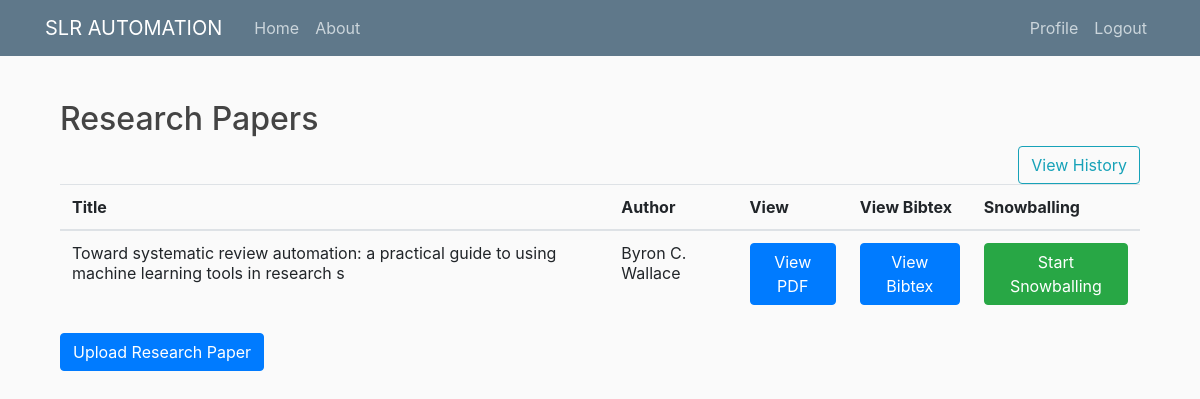
/journals/ (signed in), run on the app's committed database.
### users/models.py (models this page shows, shortened)
class Papers(models.Model):
    id = models.AutoField(primary_key=True)
    title = models.CharField(max_length=100)
    author = models.CharField(max_length=100)
    pdf = models.FileField(upload_to='documents/')
    uploaded_at = models.DateTimeField(auto_now_add=True)
    user = models.ForeignKey(User, on_delete=models.CASCADE, null=True)
    start_year = models.CharField(blank=True,max_length=100)
    end_year = models.CharField(max_length=100, blank=True)
    def __str__(self):
        return self.title

### users/views.py (the view)
# urls.py: path('journals/', user_views.journal_list, name='journal_list'),
def journal_list(request):
    username = get_object_or_404(User, username=request.user)
    journal = Papers.objects.filter(user=username).latest('uploaded_at')
    print(journal)
    return render(request, 'users/journal_list.html',{
        'journal': journal
    })

### users/templates/users/journal_list.html (shortened to what this page needs)
{% extends "blog/base.html" %}
{% load crispy_forms_tags %}
{% block content %}
<body>
    <main>
      <div class="container">
    <h2>Research Papers</h2>
          <a href="/journals_history" class="btn btn-outline-info pull-right">View History</a>
    <table class="table">
        <thead>
            <tr>
                <th>Title</th>
                <th>Author</th>
                <th>View</th>
                <th>View Bibtex</th>
                <th>Snowballing</th>
            </tr>
        </thead>
        <tbody>
                <tr>
                    <td>{{ journal.title}}</td>
                    <td>{{journal.author}} {{journal.pdf.filename}}</td>
                    <td>
                        <a href="{{journal.pdf.url}}" class="btn btn-primary btn sm" target="_blank">
                            View PDF
                        </a>
                    </td>
                     <td>
                        <a href="/bib-tex/{{journal.id}}" class="btn btn-primary btn sm" target="_blank">
                            View Bibtex
                        </a>
                    </td>
                    <td>
                        <a href="/snowballing/{{journal.id}}" class="btn btn-success btn sm" target="_blank">
                           Start Snowballing
                        </a>
                    </td>
                </tr>
        </tbody>
    </table>
    <p>
        <a href="{% url 'upload_journal' %}" class="btn btn-primary">Upload Research Paper</a>
    </p>
      </div>
    </main>
</body>
{% endblock content %}

### blog/static/blog/main.css (style rules this page uses)
body { background: #fafafa; color: #333333; margin-top: 5rem; }
h1, h2, h3, h4, h5, h6 { color: #444444; }

### blog/static/css/parsifal.css (style rules this page uses)
html, body { height: 100%; }
main { margin-top: 20px; }

### data on the page
Papers: title "Toward systematic review automation: a practical guide to using machine learning tools in research s", author "Byron C. Wallace"
